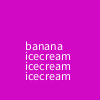
Frame 1 (no input)
Frame 60 (the mouse pressed at the canvas centre just before this capture): identical to frame 1, image omitted
Frame 120 (the mouse held since frame 60 and released just before this capture): identical to frame 1, image omitted

The Processing sketch that drew this single still picture (run headless with seeded random() and noise(); from frame 60 on, the mouse is pressed at the canvas centre):

// Processing sketch: banana_split
// ── banana_split.pde
void setup(){
 size(100,100);



}



void draw(){
background(#D108C4);
  int icecreamyposition=50;
    for (int i = 0; i < 3; i++) 

  
  text("icecream", 25, icecreamyposition +=10);
  text("banana", 25,50); 
}
